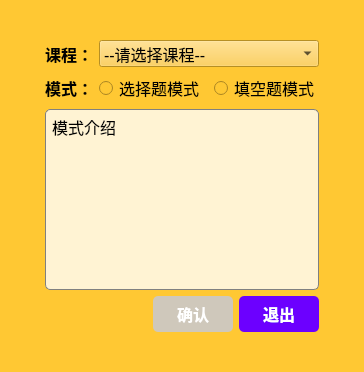
<?xml version="1.0" encoding="UTF-8"?>
<ui version="4.0">
 <class>startWindow</class>
 <widget class="QWidget" name="startWindow">
  <property name="geometry">
   <rect>
    <x>0</x>
    <y>0</y>
    <width>364</width>
    <height>372</height>
   </rect>
  </property>
  <property name="sizePolicy">
   <sizepolicy hsizetype="Preferred" vsizetype="Fixed">
    <horstretch>0</horstretch>
    <verstretch>0</verstretch>
   </sizepolicy>
  </property>
  <property name="font">
   <font>
    <pointsize>12</pointsize>
   </font>
  </property>
  <property name="windowTitle">
   <string>人工智能课程代码编辑器</string>
  </property>
  <property name="windowIcon">
   <iconset resource="rsc.qrc">
    <normaloff>:/img/badge2.png</normaloff>:/img/badge2.png</iconset>
  </property>
  <property name="styleSheet">
   <string notr="true">background-color: rgb(255, 200, 51);</string>
  </property>
  <layout class="QHBoxLayout" name="horizontalLayout_3">
   <item>
    <spacer name="horizontalSpacer_2">
     <property name="orientation">
      <enum>Qt::Horizontal</enum>
     </property>
     <property name="sizeHint" stdset="0">
      <size>
       <width>40</width>
       <height>20</height>
      </size>
     </property>
    </spacer>
   </item>
   <item>
    <layout class="QVBoxLayout" name="verticalLayout">
     <item>
      <spacer name="verticalSpacer">
       <property name="orientation">
        <enum>Qt::Vertical</enum>
       </property>
       <property name="sizeHint" stdset="0">
        <size>
         <width>20</width>
         <height>40</height>
        </size>
       </property>
      </spacer>
     </item>
     <item>
      <layout class="QFormLayout" name="formLayout">
       <item row="0" column="0">
        <widget class="QLabel" name="courseLable">
         <property name="font">
          <font>
           <pointsize>12</pointsize>
           <weight>75</weight>
           <bold>true</bold>
          </font>
         </property>
         <property name="text">
          <string>课程：</string>
         </property>
        </widget>
       </item>
       <item row="0" column="1">
        <widget class="QComboBox" name="comboBox">
         <property name="sizePolicy">
          <sizepolicy hsizetype="Preferred" vsizetype="Preferred">
           <horstretch>0</horstretch>
           <verstretch>0</verstretch>
          </sizepolicy>
         </property>
         <property name="font">
          <font>
           <pointsize>12</pointsize>
          </font>
         </property>
         <property name="autoFillBackground">
          <bool>false</bool>
         </property>
         <property name="styleSheet">
          <string notr="true">selection-background-color: rgba(255, 255, 255, 125);
selection-color: rgb(0, 0, 0);
background-color: rgba(255, 255, 255, 200);

border: 1px solid gray;
border-radius: 5px;
padding: 1px 2px 1px 2px;
min-width: 9em;

down-arrow {
	image: url(:/img/arrow.png);
};

drop-down {
     subcontrol-origin: padding;
     subcontrol- position: top right;
     width: 20px;
 
     border-left-width: 1px;
     border-left-color: darkgray;
     border-left-style: solid;
     border-top-right-radius: 3px;
     border-bottom-right-radius: 3px;
}

</string>
         </property>
         <item>
          <property name="text">
           <string>--请选择课程--</string>
          </property>
         </item>
         <item>
          <property name="text">
           <string>人工智能课程</string>
          </property>
         </item>
        </widget>
       </item>
       <item row="1" column="0">
        <widget class="QLabel" name="modeLabel">
         <property name="font">
          <font>
           <pointsize>12</pointsize>
           <weight>75</weight>
           <bold>true</bold>
          </font>
         </property>
         <property name="text">
          <string>模式：</string>
         </property>
        </widget>
       </item>
       <item row="1" column="1">
        <layout class="QHBoxLayout" name="horizontalLayout">
         <property name="spacing">
          <number>10</number>
         </property>
         <property name="rightMargin">
          <number>0</number>
         </property>
         <item>
          <widget class="QRadioButton" name="easyButton">
           <property name="sizePolicy">
            <sizepolicy hsizetype="Minimum" vsizetype="Fixed">
             <horstretch>0</horstretch>
             <verstretch>0</verstretch>
            </sizepolicy>
           </property>
           <property name="font">
            <font>
             <pointsize>12</pointsize>
            </font>
           </property>
           <property name="text">
            <string>选择题模式</string>
           </property>
          </widget>
         </item>
         <item>
          <widget class="QRadioButton" name="hardButton">
           <property name="font">
            <font>
             <pointsize>12</pointsize>
            </font>
           </property>
           <property name="text">
            <string>填空题模式</string>
           </property>
          </widget>
         </item>
        </layout>
       </item>
      </layout>
     </item>
     <item>
      <widget class="QPlainTextEdit" name="introductionBox">
       <property name="sizePolicy">
        <sizepolicy hsizetype="Preferred" vsizetype="Preferred">
         <horstretch>0</horstretch>
         <verstretch>0</verstretch>
        </sizepolicy>
       </property>
       <property name="minimumSize">
        <size>
         <width>114</width>
         <height>0</height>
        </size>
       </property>
       <property name="font">
        <font>
         <pointsize>12</pointsize>
        </font>
       </property>
       <property name="styleSheet">
        <string notr="true">border-image: url(:/img/badge3.png);
background-color: rgba(255, 255, 255, 200);

border: 1px solid gray;
border-radius: 5px;
padding: 1px 2px 1px 2px;
min-width: 12em;</string>
       </property>
       <property name="plainText">
        <string>模式介绍</string>
       </property>
       <property name="textInteractionFlags">
        <set>Qt::NoTextInteraction</set>
       </property>
      </widget>
     </item>
     <item>
      <layout class="QHBoxLayout" name="horizontalLayout_2">
       <item>
        <spacer name="horizontalSpacer">
         <property name="orientation">
          <enum>Qt::Horizontal</enum>
         </property>
         <property name="sizeHint" stdset="0">
          <size>
           <width>40</width>
           <height>20</height>
          </size>
         </property>
        </spacer>
       </item>
       <item>
        <widget class="QPushButton" name="yesButton">
         <property name="enabled">
          <bool>false</bool>
         </property>
         <property name="font">
          <font>
           <pointsize>12</pointsize>
           <weight>75</weight>
           <bold>true</bold>
          </font>
         </property>
         <property name="styleSheet">
          <string notr="true">background-color: rgb(207, 200, 187);
color: rgb(255, 255, 255);

border-radius: 5px;
padding: 6px 24px 6px 24px;
</string>
         </property>
         <property name="text">
          <string>确认</string>
         </property>
        </widget>
       </item>
       <item>
        <widget class="QPushButton" name="quitButton">
         <property name="font">
          <font>
           <pointsize>12</pointsize>
           <weight>75</weight>
           <bold>true</bold>
          </font>
         </property>
         <property name="toolTip">
          <string/>
         </property>
         <property name="statusTip">
          <string/>
         </property>
         <property name="styleSheet">
          <string notr="true">background-color: rgb(108, 0, 255);
color: rgb(255, 255, 255);

border-radius: 5px;
padding: 6px 24px 6px 24px;</string>
         </property>
         <property name="text">
          <string>退出</string>
         </property>
         <property name="default">
          <bool>false</bool>
         </property>
         <property name="flat">
          <bool>false</bool>
         </property>
        </widget>
       </item>
      </layout>
     </item>
     <item>
      <spacer name="verticalSpacer_2">
       <property name="orientation">
        <enum>Qt::Vertical</enum>
       </property>
       <property name="sizeHint" stdset="0">
        <size>
         <width>20</width>
         <height>40</height>
        </size>
       </property>
      </spacer>
     </item>
    </layout>
   </item>
   <item>
    <spacer name="horizontalSpacer_3">
     <property name="orientation">
      <enum>Qt::Horizontal</enum>
     </property>
     <property name="sizeHint" stdset="0">
      <size>
       <width>40</width>
       <height>20</height>
      </size>
     </property>
    </spacer>
   </item>
  </layout>
 </widget>
 <resources>
  <include location="ui.rsc.qrc"/>
 </resources>
 <connections>
  <connection>
   <sender>quitButton</sender>
   <signal>clicked()</signal>
   <receiver>startWindow</receiver>
   <slot>close()</slot>
   <hints>
    <hint type="sourcelabel">
     <x>260</x>
     <y>254</y>
    </hint>
    <hint type="destinationlabel">
     <x>260</x>
     <y>290</y>
    </hint>
   </hints>
  </connection>
 </connections>
</ui>
